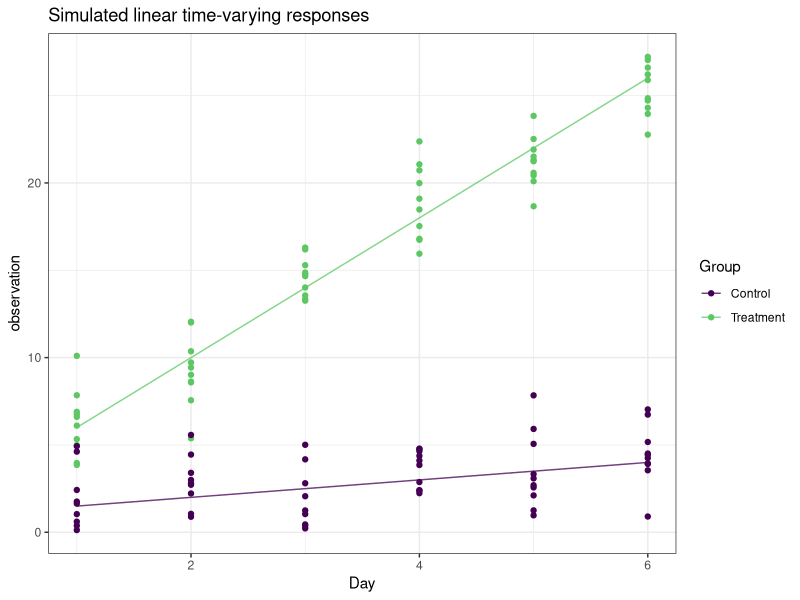

This figure's R source:
## ---- chunk 1
rm(list=ls())
set.seed(123)
library(ggplot2)
library(splines)
library(tidyverse)
library(here)


linear<-read.csv(here("data","Simulated_linear.csv"))

sim_linear <- function(dat, n = 10, sd = 5) {
    linear_vals <- dat %>%
        slice(rep(1:n(), each = n)) %>%
        group_by(Group,Day) %>%
        mutate(observation = rnorm(n, y, sd)) %>%
        ungroup()

    return(linear_vals)
}
n<-10
sd<-2
linear_vals <- sim_linear(linear, n, sd)
linear_vals[] <- lapply(linear_vals, function(observation) ifelse(observation<=0, NA, observation)) #taking out values below 0

 ggplot(linear_vals, aes(x = Day, y = observation, color = Group)) +
    geom_point() +
    ggtitle("Simulated linear time-varying responses") +
    scale_color_viridis_d(end = 0.75) +
    geom_line(aes(y = y), alpha = 0.75) +
    theme_bw()


